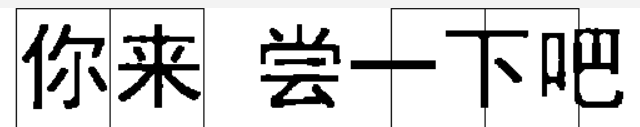
#> input picture challenge/staggered.png, 640 x 127 px
$ python -i extractSubs.py   (imports and definitions only)
#> lines starting #> are read from the running program, lines starting #| are printed output that depends on the picture; after the words box and inside, x2 and y2 are one past the last pixel; in counts of white or black regions, pixels touching at a corner belong together
#> further down, picture is the input picture: shape (127, 640, 3); min 0, max 255, mean 212.6
## This file is the full pipeline from video to subtitles: based on Current best Pipeline
import cv2
import pytesseract
pytesseract.pytesseract.tesseract_cmd = 'C:\\Program Files\\Tesseract\\tesseract.exe'
# import imutils
from imutils import contours
# from  PIL import  Image
import numpy as np
import re
# from collections import Counter

output = ''
# [31 lines left out: function extractFrames, not called in this run]


def processMask(img):
    hsv = cv2.cvtColor(img,cv2.COLOR_BGR2HSV)
#> hsv: shape (127, 640, 3); mean H, S, V 0, 0, 212.6
    sensitivity = 20
    lower_white = np.array([0,0,255-sensitivity])
    upper_white = np.array([255,sensitivity,255])
    white = cv2.inRange(hsv,lower_white,upper_white)
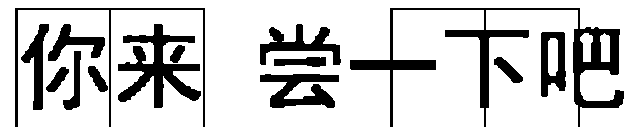
#> white: shape (127, 640); 79.9% white; 14 black regions, largest, box (x1, y1, x2, y2) and area: (350, 8, 624, 127) 5026, (118, 24, 201, 108) 2711, (260, 74, 339, 108) 1489
    black = cv2.inRange(hsv,(0,0,0),(255,255,255))
#> black: shape (127, 640); every value is 255

    mask = white
    target = cv2.bitwise_and(img,img, mask=mask)
    target = cv2.cvtColor(target, cv2.COLOR_BGR2GRAY)
#> target: shape (127, 640)
    target = 255- target
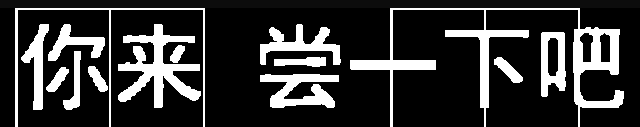
#> target: shape (127, 640); min 0, max 255, mean 52.1
    return target

# [104 lines left out: functions remove_noise, preprocess, size_threshold, extractTextAcc, not called in this run]

fname = 'fox_spirit_ep65'
path = f'./data/{fname}.flv'

# [1 line not run here, left out]

>>> import cv2
>>> picture = cv2.imread('challenge/staggered.png')
>>> result = processMask(picture)
